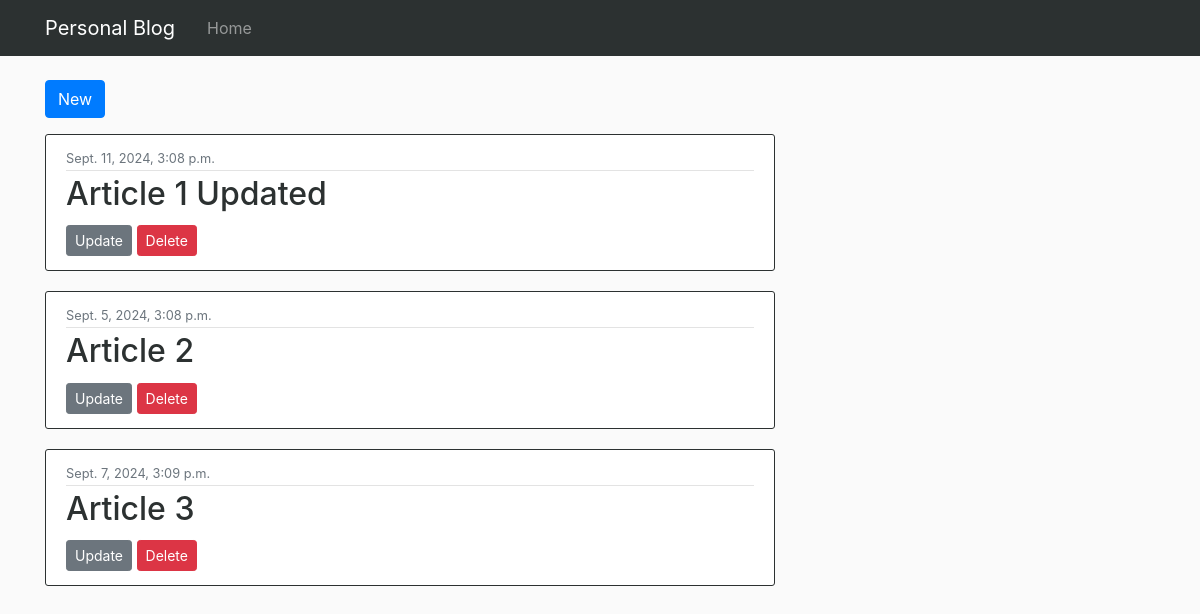
Page /dashboard/ (signed in) on the earlier database version.
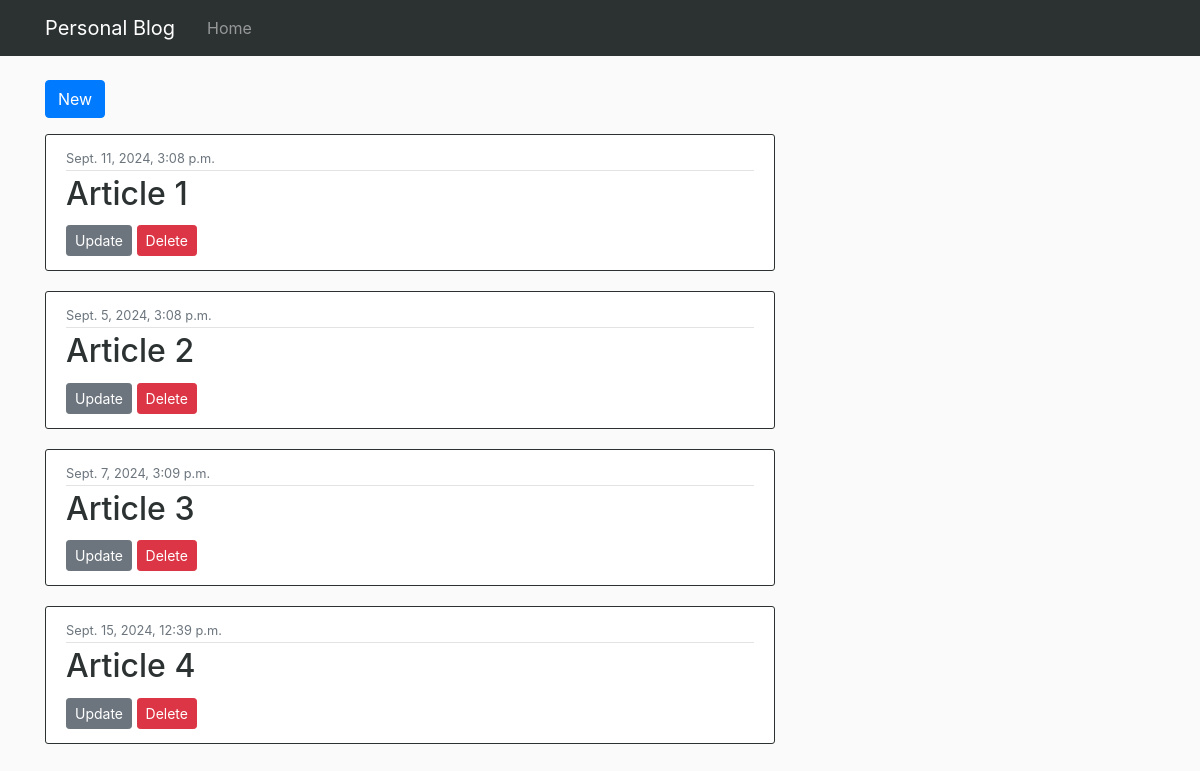
Same page on the later database version.
### blog/models.py (models this page shows, shortened)
class Article(models.Model):
    title = models.CharField(max_length=100)
    content = models.TextField()
    date_posted = models.DateTimeField(default=timezone.now)

### blog/views.py (the view, shortened to what this page needs)
# urls.py: path('dashboard/', DashBoard.as_view(), name='dashboard'),
class DashBoard(UserPassesTestMixin, ListView):
    model = Article
    template_name = 'blog/dashboard.html'
    context_object_name = 'articles'
    def test_func(self):
        return self.request.user.is_superuser

### blog/templates/blog/dashboard.html
{% extends "blog/base.html" %}
{% block content %}
      <div class="header-section mb-3">
        <a class="btn btn-primary" href="{%url 'new' %}">New</a>
    </div>
    {% for article in articles %}
        <article class="media content-section">
          <div class="media-body">
            <div class="article-metadata">
              <small class="text-muted">{{ article.date_posted }}</small>
            </div>
            <h2><a class="article-title" href="{% url 'detail' pk=article.pk %}">{{ article.title }}</a></h2>
            <a class="btn btn-secondary btn-sm mt-1 mb-1" href="{% url 'update' pk=article.pk %}">Update</a>
            <a class="btn btn-danger btn-sm mt-1 mb-1" href="{% url 'delete' pk=article.pk %}">Delete</a>
          </div>
        </article>
    {% endfor %}
{% endblock content %}

Differences in the rows shown:
changed Article: title "Article 1 Updated" → "Article 1"
added Article: date_posted "Sept. 15, 2024, 12:39 p.m.", title "Article 4"
